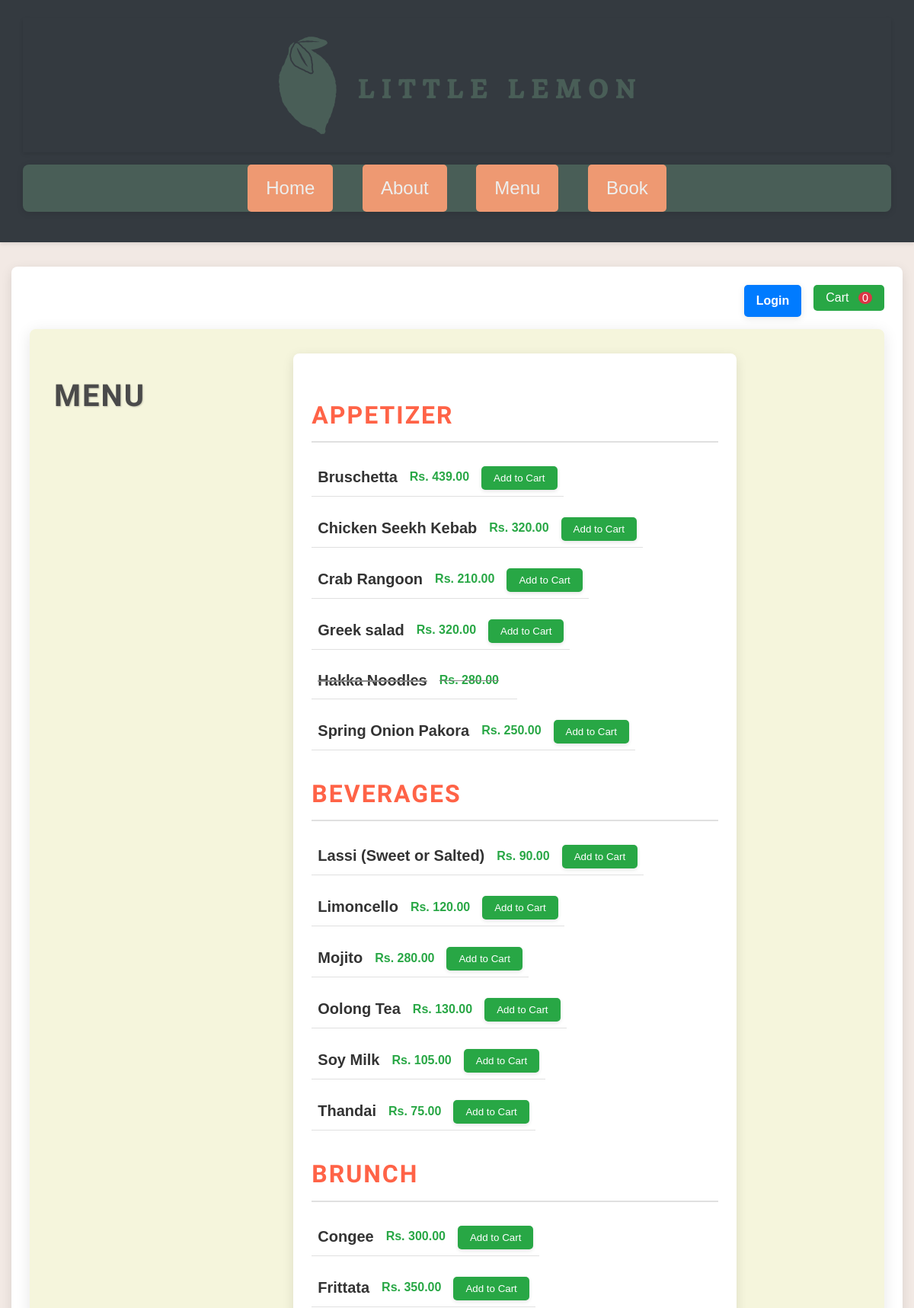
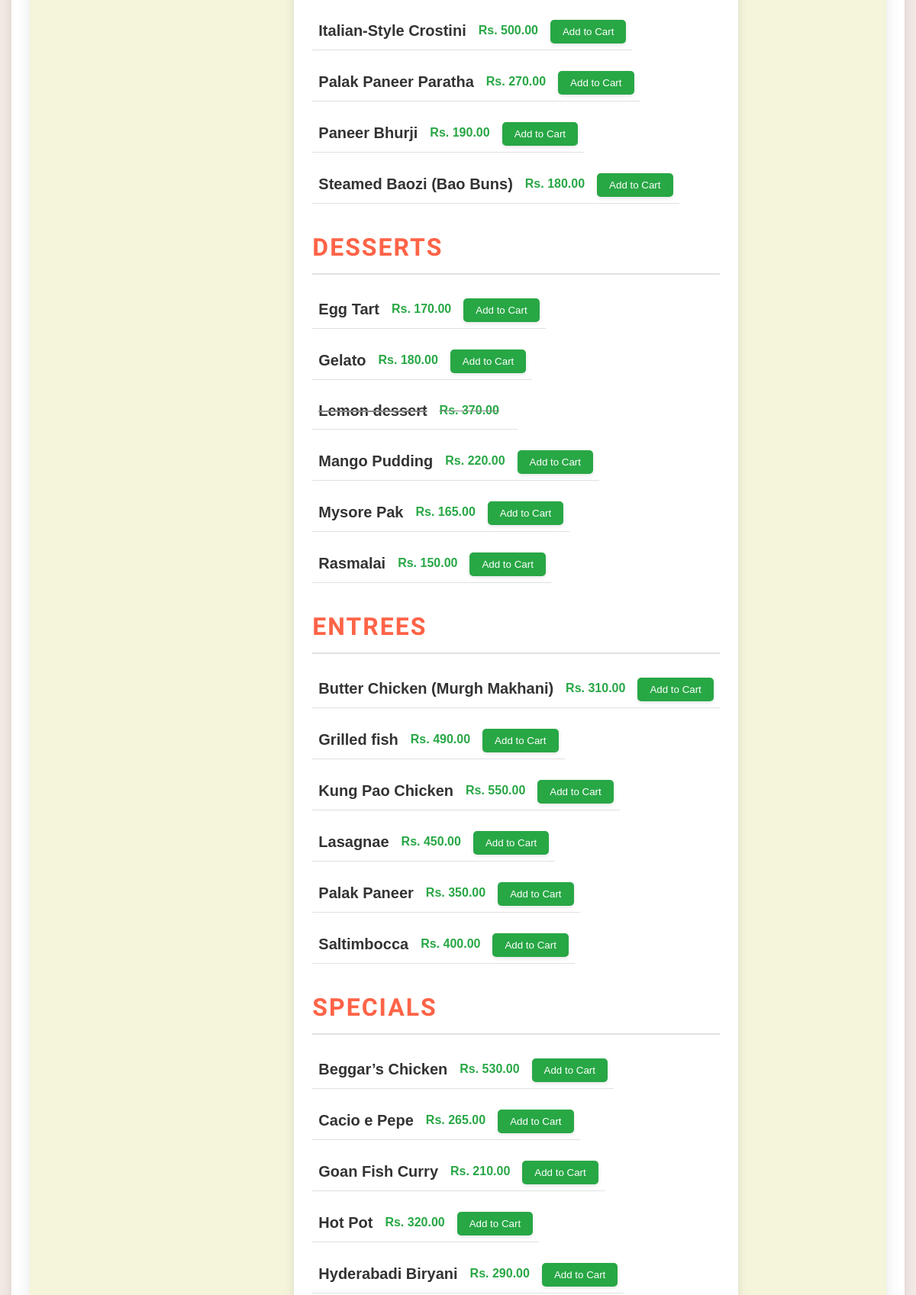
The app's page /menu/ (upper part) with its own data (2 pictures, top to bottom).
### restaurant/models.py (models this page shows, shortened)
class Menu(models.Model):
    name = models.CharField(max_length=200)
    price = models.IntegerField()
    description = models.TextField(max_length=1000, blank=True)
    category = models.CharField(
        max_length=20,
        choices=CATEGORY_CHOICES,
        default='entrees'
    )
    status = models.IntegerField(
        choices=STATUS_CHOICES,
        default=1
    )
    order = models.PositiveIntegerField(default=0)
    class Meta:
        ordering = ['category', 'order', 'name']

### restaurant/views.py (the view)
# urls.py: path('menu/', menu, name='menu'),
def menu(request):
    categories = Menu.objects.values_list('category', flat=True).distinct()
    menu_by_category = {category: Menu.objects.filter(category=category) for category in categories}
    context = {'menu_by_category': menu_by_category}
    return render(request, "menu.html", context)

### restaurant/templates/menu.html (shortened to what this page needs)
{% extends 'base.html' %}
{% load static %}
{% block content %}
<div class="header-actions">
    <div class="auth-buttons">
        {% if request.session.customer_id %}
            <a href="{% url 'customer_logout' %}" class="logout-button">Logout</a>
        {% else %}
            <a href="{% url 'customer_login' %}" class="login-button">Login</a>
        {% endif %}
    </div>
    <div class="cart-icon-container">
        <a href="{% url 'confirm_order' %}" class="cart-icon-link" aria-label="Shopping Cart">
            <button class="cart-button">Cart <span id="cart-count">0</span></button>
        </a>
    </div>
</div>
<section class="menu-section">
    <h1 class="menu-title">Menu</h1>
    <div class="menu-container">
        {% for category, items in menu_by_category.items %}
            <h2 class="category-heading">
                <a href="{% url 'category_menu' category %}" class="category-link">{{ category }}</a>
            </h2>
            <ul class="menu-items-list">
                {% for item in items %}
                    <li class="menu-item {% if item.status == 0 %}strikethrough{% endif %}">
                        <div class="menu-item-content">
                            <a href="{% url 'display_menu_items' pk=item.pk %}" class="menu-item-link">{{ item.name }}</a>
                            <span class="menu-price">Rs. {{ item.price }}.00</span>
                            {% if item.status == 1 %}
                            <form class="add-to-cart-form" action="{% url 'add_to_cart' menu_id=item.pk %}" method="post">
                                <button type="submit" class="add-to-cart-button">Add to Cart</button>
                            </form>
                            {% endif %}
                        </div>
                    </li>
                {% endfor %}
            </ul>
        {% endfor %}
    </div>
</section>
{% endblock %}

### restaurant/static/css/style.css (style rules this page uses)
body { font-family: 'Karla', sans-serif; margin: 3rem 5%; line-height: 1.6; background-color: #f7f7f7; }
h1, h2, h3, h4, h5, h6 { font-family: 'Markazi Text', serif; letter-spacing: 2px; text-transform: uppercase; }
h1 { font-size: 4rem; margin: 1.5rem 0 0; color: #333; text-shadow: 1px 1px 2px rgba(0, 0, 0, 0.2); }
h2 { font-size: 2.5rem; color: #495E57; margin: 1rem 0; }
p, ul { font-size: 1.25rem; margin-bottom: 1.5rem; }
a { color: #EE9972; text-decoration: none; transition: color 0.3s; }
section { display: flex; gap: 2rem; margin: 1rem 0; }
.menu-price { display: block; font-size: 1rem; }

### restaurant/templates/base.html (style rules this page uses)
:root { --primary-color: #ffd700; --secondary-color: #343a40; --accent-color: #ff6347; --text-color: #333333; --background-color: #f4f4f4; --booking-background: #f2e9e4; }
body { margin: 0; font-family: "Karla", sans-serif; color: var(--text-color); background-color: var(--background-color); line-height: 1.6; }
a { color: var(--accent-color); text-decoration: none; transition: color 0.3s ease; }
.header-actions { display: flex; gap: 1rem; }
h1, h2, h3 { font-family: 'Markazi Text', serif; margin: 1.5rem 0 1rem; color: var(--secondary-color); }
.menu-item { display: flex; justify-content: space-between; align-items: center; margin-bottom: 1rem; }

### restaurant/templates/menu.html (style rules this page uses)
body { font-family: Arial, sans-serif; background-color: #f2e9e4; color: #333; }
.menu-section { background-color: #f5f5dc; padding: 2rem; border-radius: 8px; box-shadow: 0 4px 20px rgba(0, 0, 0, 0.1); }
.menu-title { text-align: center; color: #4a4a4a; margin-bottom: 2rem; font-size: 2.5rem; font-weight: bold; }
.header-actions { display: flex; justify-content: flex-end; margin-bottom: 1rem; gap: 1rem; }
.auth-buttons { display: flex; align-items: center; }
.login-button, .logout-button { background-color: #007bff; color: white; padding: 0.5rem 1rem; border: none; border-radius: 5px; transition: background-color 0.3s; font-weight: bold; box-shadow: 0 2px 10px rgba(0, 0, 0, 0.1); }
.cart-icon-container { text-align: right; }
.cart-button { background-color: #28a745; color: white; border: none; border-radius: 5px; padding: 0.5rem 1rem; font-size: 1rem; cursor: pointer; transition: background-color 0.3s; }
#cart-count { background-color: #dc3545; color: white; border-radius: 50%; padding: 0 5px; font-size: 0.9rem; margin-left: 0.5rem; }
.menu-container { max-width: 1200px; margin: 0 auto; padding: 1.5rem; background-color: #ffffff; border-radius: 8px; box-shadow: 0 4px 15px rgba(0, 0, 0, 0.1); }
.category-heading { font-size: 2rem; color: #28a745; margin: 2rem 0 1rem; border-bottom: 2px solid #e0e0e0; padding-bottom: 0.5rem; }
.menu-items-list { list-style-type: none; padding: 0; }
.menu-item { margin-bottom: 1rem; }
.menu-item-content { display: flex; justify-content: space-between; align-items: center; padding: 0.5rem; border-bottom: 1px solid #e0e0e0; }
.menu-item-link { text-decoration: none; color: #333; font-weight: bold; flex-grow: 1; margin-right: 1rem; transition: color 0.3s; }
.menu-price { font-weight: bold; color: #28a745; margin-right: 1rem; }
.strikethrough { text-decoration: line-through; color: #888; }
.add-to-cart-button { background-color: #28a745; color: white; border: none; border-radius: 5px; padding: 0.5rem 1rem; cursor: pointer; transition: background-color 0.3s; box-shadow: 0 2px 5px rgba(0, 0, 0, 0.1); }

### records on screen
Menu: name "Bruschetta", price "439", status "Add to Cart"
Menu: name "Chicken Seekh Kebab", price "320", status "Add to Cart"
Menu: name "Crab Rangoon", price "210", status "Add to Cart"
Menu: name "Greek salad", price "320", status "Add to Cart"
Menu: name "Hakka Noodles", price "280"
Menu: name "Spring Onion Pakora", price "250", status "Add to Cart"
Menu: name "Lassi (Sweet or Salted)", price "90", status "Add to Cart"
Menu: name "Limoncello", price "120", status "Add to Cart"
Menu: name "Mojito", price "280", status "Add to Cart"
Menu: name "Oolong Tea", price "130", status "Add to Cart"
Menu: name "Soy Milk", price "105", status "Add to Cart"
Menu: name "Thandai", price "75", status "Add to Cart"
Menu: name "Congee", price "300", status "Add to Cart"
Menu: name "Frittata", price "350", status "Add to Cart"
Menu: name "Italian-Style Crostini", price "500", status "Add to Cart"
Menu: name "Palak Paneer Paratha", price "270", status "Add to Cart"
Menu: name "Paneer Bhurji", price "190", status "Add to Cart"
Menu: name "Steamed Baozi (Bao Buns)", price "180", status "Add to Cart"
Menu: name "Egg Tart", price "170", status "Add to Cart"
Menu: name "Gelato", price "180", status "Add to Cart"
Menu: name "Lemon dessert", price "370"
Menu: name "Mango Pudding", price "220", status "Add to Cart"
Menu: name "Mysore Pak", price "165", status "Add to Cart"
Menu: name "Rasmalai", price "150", status "Add to Cart"
Menu: name "Butter Chicken (Murgh Makhani)", price "310", status "Add to Cart"
Menu: name "Grilled fish", price "490", status "Add to Cart"
Menu: name "Kung Pao Chicken", price "550", status "Add to Cart"
Menu: name "Lasagnae", price "450", status "Add to Cart"
Menu: name "Palak Paneer", price "350", status "Add to Cart"
Menu: name "Saltimbocca", price "400", status "Add to Cart"
Menu: name "Beggar’s Chicken", price "530", status "Add to Cart"
Menu: name "Cacio e Pepe", price "265", status "Add to Cart"
Menu: name "Goan Fish Curry", price "210", status "Add to Cart"
Menu: name "Hot Pot", price "320", status "Add to Cart"
Menu: name "Hyderabadi Biryani", price "290", status "Add to Cart"

### other values on screen
{{ category }} "APPETIZER" "BEVERAGES" "BRUNCH" "DESSERTS" "ENTREES" "SPECIALS"
